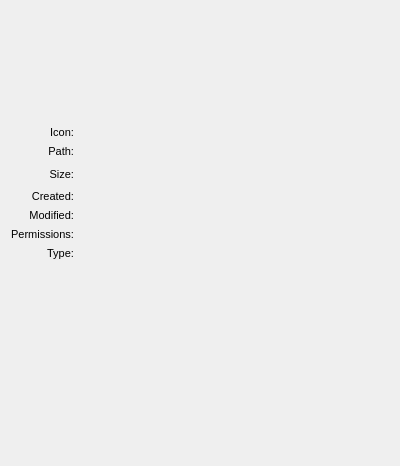
<?xml version="1.0" encoding="UTF-8"?>
<ui version="4.0">
 <class>InfoDialog</class>
 <widget class="QDialog" name="InfoDialog">
  <property name="geometry">
   <rect>
    <x>0</x>
    <y>0</y>
    <width>400</width>
    <height>466</height>
   </rect>
  </property>
  <property name="sizePolicy">
   <sizepolicy hsizetype="Fixed" vsizetype="Preferred">
    <horstretch>0</horstretch>
    <verstretch>0</verstretch>
   </sizepolicy>
  </property>
  <property name="windowTitle">
   <string>Dialog</string>
  </property>
  <layout class="QGridLayout" name="gridLayout">
   <item row="5" column="2">
    <widget class="QLabel" name="permissionsInfo">
     <property name="font">
      <font>
       <pointsize>8</pointsize>
      </font>
     </property>
    </widget>
   </item>
   <item row="4" column="2">
    <widget class="QLabel" name="modifiedInfo">
     <property name="font">
      <font>
       <pointsize>8</pointsize>
      </font>
     </property>
    </widget>
   </item>
   <item row="5" column="0">
    <widget class="QLabel" name="permissionsLabel">
     <property name="font">
      <font>
       <pointsize>8</pointsize>
      </font>
     </property>
     <property name="text">
      <string>Permissions:</string>
     </property>
     <property name="alignment">
      <set>Qt::AlignRight|Qt::AlignTrailing|Qt::AlignVCenter</set>
     </property>
    </widget>
   </item>
   <item row="0" column="0">
    <widget class="QLabel" name="iconLabel">
     <property name="font">
      <font>
       <pointsize>8</pointsize>
      </font>
     </property>
     <property name="text">
      <string>Icon:</string>
     </property>
     <property name="alignment">
      <set>Qt::AlignBottom|Qt::AlignRight|Qt::AlignTrailing</set>
     </property>
    </widget>
   </item>
   <item row="6" column="2">
    <widget class="QLabel" name="typeInfo">
     <property name="font">
      <font>
       <pointsize>8</pointsize>
      </font>
     </property>
    </widget>
   </item>
   <item row="4" column="0">
    <widget class="QLabel" name="modifiedLabel">
     <property name="font">
      <font>
       <pointsize>8</pointsize>
      </font>
     </property>
     <property name="text">
      <string>Modified:</string>
     </property>
     <property name="alignment">
      <set>Qt::AlignRight|Qt::AlignTrailing|Qt::AlignVCenter</set>
     </property>
    </widget>
   </item>
   <item row="0" column="2">
    <widget class="QLabel" name="iconInfo">
     <property name="minimumSize">
      <size>
       <width>0</width>
       <height>128</height>
      </size>
     </property>
     <property name="font">
      <font>
       <pointsize>8</pointsize>
      </font>
     </property>
     <property name="text">
      <string/>
     </property>
    </widget>
   </item>
   <item row="3" column="2">
    <widget class="QLabel" name="createdInfo">
     <property name="font">
      <font>
       <pointsize>8</pointsize>
      </font>
     </property>
    </widget>
   </item>
   <item row="2" column="0">
    <widget class="QLabel" name="sizeLabel">
     <property name="font">
      <font>
       <pointsize>8</pointsize>
      </font>
     </property>
     <property name="text">
      <string>Size:</string>
     </property>
     <property name="alignment">
      <set>Qt::AlignRight|Qt::AlignTrailing|Qt::AlignVCenter</set>
     </property>
    </widget>
   </item>
   <item row="3" column="0">
    <widget class="QLabel" name="createdLabel">
     <property name="font">
      <font>
       <pointsize>8</pointsize>
      </font>
     </property>
     <property name="text">
      <string>Created:</string>
     </property>
     <property name="alignment">
      <set>Qt::AlignRight|Qt::AlignTrailing|Qt::AlignVCenter</set>
     </property>
    </widget>
   </item>
   <item row="2" column="2">
    <widget class="QLabel" name="sizeInfo">
     <property name="font">
      <font>
       <pointsize>8</pointsize>
      </font>
     </property>
    </widget>
   </item>
   <item row="1" column="2">
    <widget class="QLabel" name="pathInfo">
     <property name="font">
      <font>
       <pointsize>8</pointsize>
      </font>
     </property>
    </widget>
   </item>
   <item row="1" column="0">
    <widget class="QLabel" name="pathLabel">
     <property name="font">
      <font>
       <pointsize>8</pointsize>
      </font>
     </property>
     <property name="text">
      <string>Path:</string>
     </property>
     <property name="alignment">
      <set>Qt::AlignRight|Qt::AlignTrailing|Qt::AlignVCenter</set>
     </property>
    </widget>
   </item>
   <item row="6" column="0">
    <widget class="QLabel" name="typeLabel">
     <property name="font">
      <font>
       <pointsize>8</pointsize>
      </font>
     </property>
     <property name="text">
      <string>Type:</string>
     </property>
     <property name="alignment">
      <set>Qt::AlignRight|Qt::AlignTrailing|Qt::AlignVCenter</set>
     </property>
    </widget>
   </item>
   <item row="7" column="2">
    <spacer name="verticalSpacer">
     <property name="font">
      <font>
       <pointsize>8</pointsize>
      </font>
     </property>
     <property name="orientation">
      <enum>Qt::Vertical</enum>
     </property>
     <property name="sizeHint" stdset="0">
      <size>
       <width>20</width>
       <height>40</height>
      </size>
     </property>
    </spacer>
   </item>
   <item row="2" column="3">
    <spacer name="horizontalSpacer">
     <property name="orientation">
      <enum>Qt::Horizontal</enum>
     </property>
     <property name="sizeHint" stdset="0">
      <size>
       <width>40</width>
       <height>20</height>
      </size>
     </property>
    </spacer>
   </item>
  </layout>
 </widget>
 <layoutdefault spacing="6" margin="11"/>
 <resources/>
 <connections/>
</ui>
